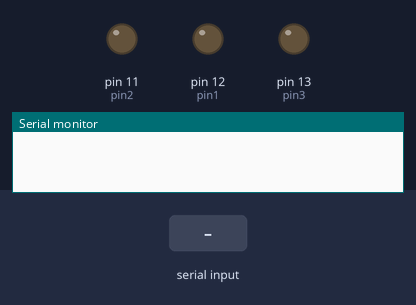
Recording of a sketch running on a simulated Arduino Uno, built with avr-gcc and run on an emulated ATmega328P. On the bench: output pins drawn as LEDs (lit = HIGH), the last lines printed to the serial monitor. Dashed ring = blinking. Inputs (shaded band) come from the test bench.

Above: at 1.2 s.
1.3 s: "1" received over Serial
At 1.45 s:
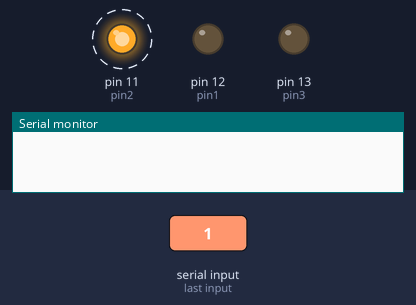
4.3 s: "2" received over Serial
At 5.1 s:
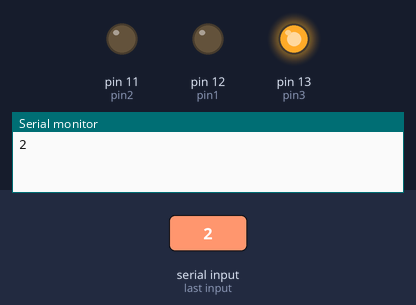
5.8 s: "3" received over Serial
At 6.2 s:
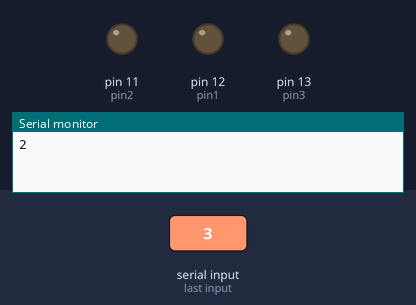
Timing chart, 0 to 8.8 s (numbered marks = the images above; inputs shaded):
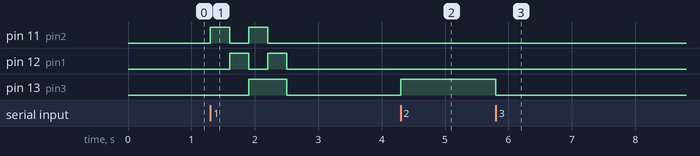

Measured:
- after the input at 1.3 s, pin 11 (pin2): alternates HIGH for 0.30 s and LOW for 0.30 s, 4 changes in all, then stays LOW, starting at once; pin 12 (pin1): alternates HIGH for 0.30 s and LOW for 0.30 s, 4 changes in all, then stays LOW, starting after 0.30 s; pin 13 (pin3): LOW → HIGH after 0.60 s, → LOW 0.60 s later
- after the input at 4.3 s, pin 13 (pin3): LOW → HIGH at once
- after the input at 5.8 s, pin 13 (pin3): HIGH → LOW at once

The sketch:

sketch_feb19a.ino
```cpp
int pin1 = 12;
int pin2 = 11;
int pin3 = 13;
int val  = 0;
int _delay = 300;
void setup() {
  // put your setup code here, to run once:
   pinMode(pin2, OUTPUT);
   pinMode(pin1, OUTPUT);
   pinMode(pin3, OUTPUT);
   Serial.begin(9600);
}
void Capture()
{

    digitalWrite(pin3, LOW);

    digitalWrite(pin2, HIGH);
    delay(_delay);
    digitalWrite(pin2, LOW);

    digitalWrite(pin1, HIGH);
    delay(_delay);
    digitalWrite(pin1, LOW);

    digitalWrite(pin3, HIGH);
    delay(3);

    digitalWrite(pin2, HIGH);
    delay(_delay);
    digitalWrite(pin2, LOW);

    digitalWrite(pin1, HIGH);
    delay(_delay);

    digitalWrite(pin1, LOW);
    digitalWrite(pin3, LOW);
    Serial.write('2');
}
void loop()
{
   if (Serial.available() > 0)
  {
    val = Serial.read();
    if (val == '1')
      Capture();
    else if (val == '2')
      digitalWrite(pin3, HIGH);
   else if (val == '3')
      digitalWrite(pin3, LOW);
  }
}
```
